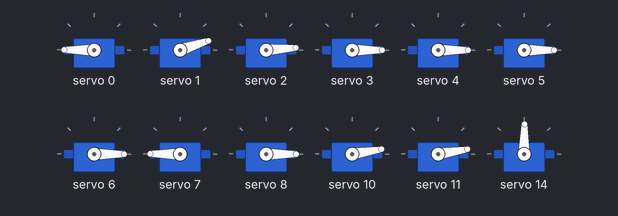
This program was run on a simulated Arduino Uno, built with avr-gcc and run on an emulated ATmega328P. Parts: 12 × servo.

Above: at 0.1 s.
At 5.7 s:
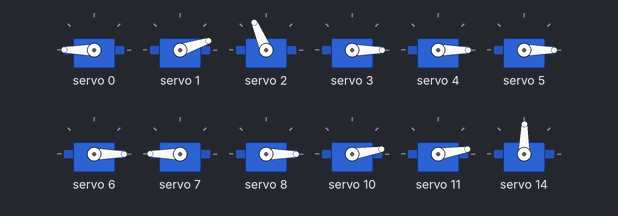
At 10.2 s:
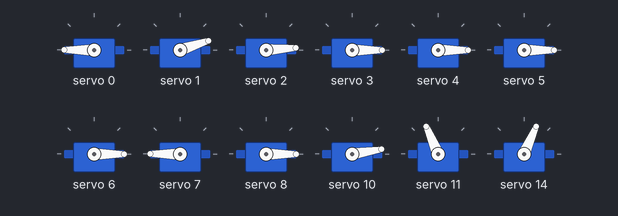
At 16.6 s:
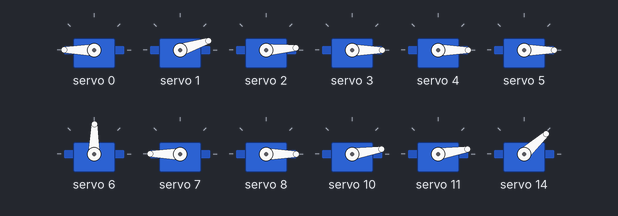
At 22.4 s:
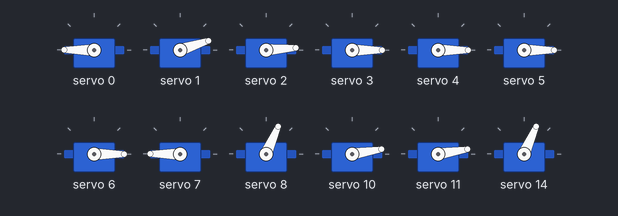
At 32.5 s:
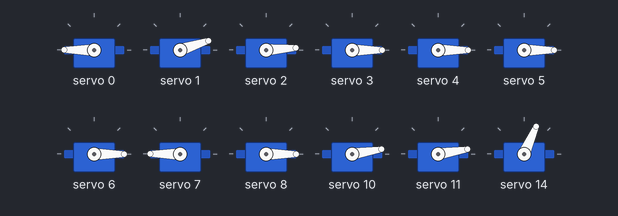
Timing chart, 0 to 40.0 s (numbered marks = the images above):
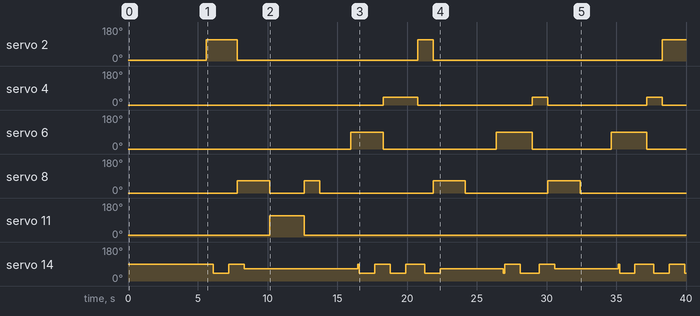

The program:

main.cpp
```cpp
#include <Arduino.h>
#include <Servo.h>
#include <Wire.h>
#include <Note.h>
#include <Music.h>
#include <Adafruit_PWMServoDriver.h>
#include <SPI.h>

// Servo test[12][3];

#define SERVOMIN  150 // This is the minimum pulse length count (out of 4096)
#define SERVOMAX  600 // This is the maximum pulse length count (out of 4096)
#define USMIN  600 // This is the rounded minimum microsecond length based on the minimum pulse of 150
#define USMAX  2400 // This is the rounded maximum microsecond length based on the maximum pulse of 600
#define SERVO_FREQ 50 // Analog servos run at ~50 Hz updates

#define E 1
#define F 2
#define FSHARP 13
#define G 3
#define GSHARP 4
#define A 5
#define ASHARP 6
#define B 7
#define C 8
#define CSHARP 9
#define D 10
#define DSHARP 11
#define EH 12


Adafruit_PWMServoDriver pwm = Adafruit_PWMServoDriver(0x40);
bool isDonePlaying = false;
int arrayLength  = 0;

class PWMServo {
  int port;
  int note;
  public:
    PWMServo(int port, int note) {
      this->port = port;
      this->note = note;

    }

    void setServo(int degree) {
      int pulselength = map(degree, 0, 180, SERVOMIN, SERVOMAX);

       pwm.setPWM(port, 0, pulselength);
    }
};

class ServoPluck
{
    int LEFT_PLUCK_PULSE = 0;
    int RIGHT_PLUCK_PULSE = 0;
    int settledPulse = 0;

public:

    bool pluckState;
    int portNumber;
    bool atSettledPosition = false;

    ServoPluck(int portNumber, int leftPluckPulse, int rightPluckPulse) {
      this->portNumber = portNumber;
      this->LEFT_PLUCK_PULSE = leftPluckPulse;
      RIGHT_PLUCK_PULSE = rightPluckPulse;
      settledPulse = (leftPluckPulse + rightPluckPulse) /2;
    }
    void pluckString(){
      if (atSettledPosition) {
        if (pluckState) {
          pwm.setPWM(portNumber, 0, RIGHT_PLUCK_PULSE);
        }
        else {
          pwm.setPWM(portNumber, 0, LEFT_PLUCK_PULSE);
        }
        atSettledPosition = false;
        delay(100);
      }
      //false = currently at left Pulse
      //true = currently at right pulse
      if (pluckState) {
       pwm.setPWM(portNumber, 0, LEFT_PLUCK_PULSE);
      } else {
       pwm.setPWM(portNumber, 0, RIGHT_PLUCK_PULSE);
      }
      pluckState = !pluckState;
    }

    void sendToSettledPosition() {
      pwm.setPWM(portNumber, 0, settledPulse);
      atSettledPosition = true;
    }

    void reset() {
      pwm.setPWM(portNumber, 0, LEFT_PLUCK_PULSE);
      pluckState = false;
    }
};

class ServoNote
{
int UP_PULSE = 550;
int DOWN_PULSE = 410;
int UP_DEGREES = 100;
int DOWN_DEGREES = 0; //@TODO get correct values
  public:
    int note;
    int portNumber;
    ServoNote() {
      note = 0;
    }
    ServoNote(int portNumber, int note, int upPulse, int downPulse) {
      this->note = note;
      this->portNumber = portNumber;
      UP_PULSE = upPulse;
      DOWN_PULSE = downPulse;
    }

    void bringServoUp() {
      // int pulselength = map(UP_DEGREES, 0, 180, SERVOMIN, SERVOMAX);

       pwm.setPWM(portNumber, 0, UP_PULSE);
    }

    void bringServoDown() {
      // int pulselength = map(UP_DEGREES, 0, 180, SERVOMIN, SERVOMAX);

       pwm.setPWM(portNumber, 0, DOWN_PULSE);
    }

    int getNote() { return note;}
};

ServoNote* servoNotes[11];


ServoPluck* servoPluck[2];

void initializePluckNotes() {
  servoPluck[0] = new ServoPluck(14, 300, 200);
  servoPluck[1] = new ServoPluck(15, 400, 210);
}

void initializeServoNotes() {
  // int portNumber = 0;

  // for (int i = 0; i < 11; i++) {
  //   if (portNumber == 9) { portNumber = 10; }
  //   servoNotes[i] = new ServoNote(portNumber, notes[i]);
  //   portNumber++;
  // }


   servoNotes[0]  = new ServoNote(0, F, 600, 410);
   servoNotes[1]  =  new ServoNote(1, FSHARP, 150, 250);
   servoNotes[2]  =  new ServoNote(2, G, 120, 350);
   servoNotes[3]  =  new ServoNote(3, GSHARP, 50, 250);
   servoNotes[4]  =  new ServoNote(4, A, 100, 200);
   servoNotes[5]  =  new ServoNote(5, ASHARP, 100, 200); //Particularly bad
   servoNotes[6]  =  new ServoNote(6, B, 100, 300); //Literally Impossible
   servoNotes[7]  =  new ServoNote(7, CSHARP, 590, 300); //Shakes too much to work
   servoNotes[8]  =  new ServoNote(8, D, 100, 250);
   servoNotes[9]  =  new ServoNote(10, DSHARP, 130, 330);
   servoNotes[10]  =  new ServoNote(11, EH, 130, 350); //Misses sometimes


}

void reset() { //If it becomes a performance issue than only bring it up if there is an active servo on that string

  // servoNotes[6]->bringServoUp();
  for (int i = 0; i < 11; i++){
  // delay(10);
      servoNotes[i]->bringServoUp(); // lazy solution for now
  }
}


void playNote(Note playingNote) {

  int note = playingNote.getType();
//  Serial.println(note);
  bool useSecondString = false;

  switch (note)
  {
  case E:
    break;
  case F:
    servoNotes[0]->bringServoDown();
    break;
  case FSHARP:
    servoNotes[1]->bringServoDown();
    break;
  case G:
    servoNotes[2]->bringServoDown();
    break;
  case GSHARP:
    servoNotes[3]->bringServoDown();
    break;
  case A:
    servoNotes[4]->bringServoDown();
    break;
  case ASHARP:
    servoNotes[5]->bringServoDown();
    break;
  case B:
    servoNotes[6]->bringServoDown();
    break;
  case C:
  useSecondString = true;
    break;
  case CSHARP:
  useSecondString = true;
    servoNotes[7]->bringServoDown();
    break;
  case D:
  useSecondString = true;
    servoNotes[8]->bringServoDown();
    break;
  case DSHARP:
  useSecondString = true;
    servoNotes[9]->bringServoDown();
    break;
  case EH:
  useSecondString = true;
    servoNotes[10]->bringServoDown();
    break;
  }

  delay(500);
 if (!(abs(note) > 13) && note != 0) {
  if (useSecondString) {
    servoPluck[0]->sendToSettledPosition();
    servoPluck[1]->pluckString();
  } else {
    servoPluck[1]->sendToSettledPosition();
    servoPluck[0]->pluckString();
  }
 }
}

int noteBeingPlayed = 0;

void playSong(Note song[])
{

// Serial.println(arrayLength);
if (noteBeingPlayed + 1 == 42) {
    isDonePlaying = true;
  }
  int noteChange = 0;

  delay(song[noteBeingPlayed].getTiming());
  if (noteBeingPlayed - 1 !=  42) {
  reset();
  }
  playNote(song[noteBeingPlayed]);

  // Serial.println(song[noteBeingPlayed].getType());
  // if (song[noteBeingPlayed].getIsPaired())
  // {
  //   isSecondStringBeingUsed = true;
  //   playNote(song[noteBeingPlayed + 1]);
  //   noteChange = 2;

  // }

  noteBeingPlayed++;
}

Music music;

 Servo servo;
void setup() {
  Serial.begin(9600);
   pwm.reset();
//  ServoNote(1, A);
pwm.begin();
  pwm.setOscillatorFrequency(27000000);
  pwm.setPWMFreq(SERVO_FREQ);  // Analog servos run at ~50 Hz updates
  initializePluckNotes();
  initializeServoNotes();

  reset();
  // servoNotes[6]->bringServoUp();
  servoPluck[0]->reset();
  servoPluck[1]->reset();
  delay(5000);
  // arrayLength = (sizeof(music.getHotCrossBuns()) / sizeof(music.getHotCrossBuns()[0]));
  // Serial.println(sizeof(music.getHotCrossBuns()));
  // Serial.println(sizeof(music.getHotCrossBuns()[0]));

}

int setAmount = 0;

void loop() {

  if (!isDonePlaying) {
  playSong(music.getTwinkleTwinkleLittleStar());
  }

}
```

Music.h
```cpp
class Music
{

#define E 1
#define F 2
#define FSHARP 13
#define G 3
#define GSHARP 4
#define A 5
#define ASHARP 6
#define B 7
#define C 8
#define CSHARP 9
#define D 10
#define DSHARP 11
#define EH 12
public:

    Note* getTwinkleTwinkleLittleStar()
    {
        static Note twinkleTwinkleLittleStar[] = {
            Note(250  + 350, G),
            Note(250 + 350, G),
            Note(250 + 350, D),
            Note(250 + 350, D),

            Note(250 + 350, EH),
            Note(250 + 350, EH),
            Note(500 + 350, D),

            Note(250 + 350, C),
            Note(250 + 350, C),
            Note(250 + 350, B),
            Note(250 + 350, B),

            Note(250 + 350, A),
            Note(250+ 350, A),
            Note(500+ 350, G),

            Note(250 + 350, D),
            Note(250+ 350, D),
            Note(250+ 350, C),
            Note(250+ 350, C),

            Note(250+ 350, B),
            Note(250+ 350, B),
            Note(500+ 350, A),

            Note(250 + 350, D),
            Note(250+ 350 , D),
            Note(250 + 350, C),
            Note(250 + 350, C),

            Note(250 + 350, B),
            Note(250 + 350, B),
            Note(500 + 350, A),

            Note(250  + 350, G),
            Note(250 + 350, G),
            Note(250 + 350, D),
            Note(250 + 350, D),

            Note(250 + 350, EH),
            Note(250 + 350, EH),
            Note(500 + 350, D),

            Note(250 + 350, C),
            Note(250 + 350, C),
            Note(250 + 350, B),
            Note(250 + 350, B),

            Note(250 + 350, A),
            Note(250+ 350, A),
            Note(500+ 350, G),
        };

        return twinkleTwinkleLittleStar;
    }

    Note* getOctave() {
        static Note octave[] = {
            Note(2000, E),
            Note(2000, F),
            Note(2000, FSHARP),
            Note(2000, G),
            Note(2000, GSHARP),
            Note(2000, A),
            Note(2000, ASHARP),
            Note(2000, B),
            Note(2000, C),
            Note(2000, CSHARP),
            Note(2000, D),
            Note(2000, DSHARP),
            Note(2000, EH),
            Note(2000, E)
        };
        return octave;
    }

    Note* getNandemonaiya() {
        static Note nandemonaiya[] = {
            Note(250, GSHARP),
            Note(250, ASHARP),
            Note(250, GSHARP),

            Note(200, FSHARP),
            Note(200, FSHARP),
            Note(200, FSHARP),
            Note(300, CSHARP),
            Note(200, CSHARP),
            Note(200, DSHARP),
            Note(150, FSHARP),
            Note(200, F),

            Note(200, DSHARP),
            Note(200, FSHARP),
            Note(200, GSHARP),
            Note(500, ASHARP),

            Note(200, FSHARP),
            Note(200, FSHARP),
            Note(200, FSHARP),
            Note(200, CSHARP),
            Note(200, ASHARP),
            Note(200, GSHARP),
            Note(200, FSHARP),
            Note(200, FSHARP),
            Note(200, FSHARP),
            Note(200, FSHARP),
            Note(200, FSHARP),
            Note(300, GSHARP),
            Note(200, FSHARP),
            Note(200, FSHARP),
            Note(200, FSHARP),
            Note(800, FSHARP),
            Note(200, ASHARP),
            Note(200, GSHARP),

            Note(200, FSHARP),
            Note(200, FSHARP),
            Note(200, FSHARP),
            Note(200, CSHARP),
            Note(200, CSHARP),
            Note(200, DSHARP),
            Note(200, FSHARP),
            Note(200, F),

            Note(200, DSHARP),
            Note(200, FSHARP),
            Note(200, GSHARP),
            Note(800, ASHARP),
            Note(200, ASHARP),
            Note(200, GSHARP),

            Note(200, FSHARP),
            Note(200, FSHARP),
            Note(200, CSHARP),
            Note(200, ASHARP),
            Note(200, GSHARP),
            Note(200, FSHARP),
            Note(300, FSHARP),
            Note(200, FSHARP),

            Note(300, GSHARP),
            Note(200, FSHARP),
            Note(500, FSHARP),

            Note(170, GSHARP),
            Note(170, ASHARP),
            Note(170, CSHARP),
            Note(170, DSHARP),
            Note(170, FSHARP),
            Note(170, GSHARP),
            Note(170, ASHARP),
            Note(170, FSHARP),
            Note(170, CSHARP),
            Note(170, CSHARP),

            Note(200, FSHARP),
            Note(200, GSHARP),
            Note(200, ASHARP),
            Note(200, FSHARP),
            Note(200, DSHARP),
            Note(400, CSHARP),

            Note(200, FSHARP),
            Note(200, GSHARP),
            Note(200, ASHARP),
            Note(200, DSHARP),
            Note(200, CSHARP),
            Note(200, GSHARP),
            Note(200, ASHARP),
            Note(1000, CSHARP),

            Note(200, GSHARP),
            Note(200, ASHARP),
            Note(200, CSHARP),
            Note(200, DSHARP),
            Note(200, FSHARP),
            Note(200, GSHARP),
            Note(200, FSHARP),

            Note(200, ASHARP),
            Note(200, GSHARP),
            Note(250, FSHARP),
            Note(250, FSHARP),
            Note(250, FSHARP),
            Note(300, CSHARP),
            Note(300, CSHARP),
            Note(200, DSHARP),

            Note(200, FSHARP),
            Note(200, F),
            Note(200, DSHARP),
            Note(200, FSHARP),
            Note(200, GSHARP),
            Note(600, ASHARP),

            Note(200, ASHARP),
            Note(200, GSHARP),
            Note(200, FSHARP),
            Note(200, FSHARP),
            Note(200, FSHARP),
            Note(200, CSHARP),
             Note(200, ASHARP),
            Note(200, GSHARP),
            Note(150, FSHARP),
            Note(300, FSHARP),

            Note(200, FSHARP),
            Note(300, GSHARP),
            Note(150, FSHARP),
            Note(400, FSHARP),
            Note(200, FSHARP),

            Note(200, FSHARP),
            Note(400, A),
            Note(200, ASHARP),
            Note(500, FSHARP),
            Note(200, FSHARP)
        };
        return nandemonaiya;
    }

    Note* getHotCrossBuns() {
        static Note hotCrossBuns[] = {
            Note(250 , B),
            Note(250 , A),
            Note(500 , G),

            Note(250, B),
            Note(250, A),
            Note(500, G),

           Note(125, G),
          Note(125, G),
          Note(125, G),
          Note(125, G),

           Note(125, A),
           Note(125, A),
           Note(125, A),
           Note(125, A),

            Note(250, B),
            Note(250, A),
            Note(500, G)
        };
        return hotCrossBuns;
    }
};
```

Note.h
```cpp
class Note
{
    int timing;
    int type;
    bool isComplete = false;
    bool isPaired;

public:
    Note(int time, int type)
    {
        timing = time;
        this->type = type;

    }
    int getTiming() { return timing; }
    int getType() { return type; };
    bool getIsPaired() { return isPaired; }

};
```

Measured:
- by itself, servo 2: goes 113° 2.2 s, 4° 12.9 s, 113° 1.1 s, 4° 16.4 s, then 113°
- by itself, servo 4: goes 42° 2.5 s, 0° 8.2 s, 42° 1.1 s, 0° 7.1 s, 42° 1.1 s, then 0°
- by itself, servo 6: goes 89° 2.3 s, 0° 8.1 s, 89° 2.6 s, 0° 5.7 s, 89° 2.6 s, then 0°
- by itself, servo 8: 0° → 66° at 7.8 s, → 0° 2.3 s later, → 66° 2.5 s later, → 0° 1.1 s later, … (8 changes in this stretch)
- by itself, servo 11: 9° → 113° at 10.2 s, → 9° 2.5 s later
- by itself, servo 14: 89° → 42° at 6.1 s, → 89° 1.1 s later, → 66° 1.1 s later, → 89° 8.1 s later, … (21 changes in this stretch)
